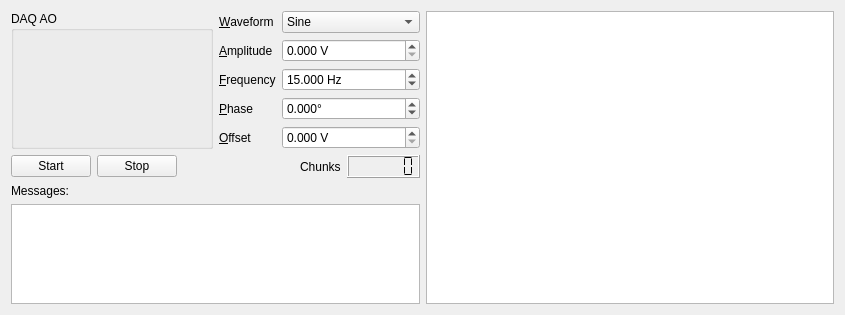
<?xml version="1.0" encoding="UTF-8"?>
<ui version="4.0">
 <class>Form</class>
 <widget class="QWidget" name="Form">
  <property name="geometry">
   <rect>
    <x>0</x>
    <y>0</y>
    <width>845</width>
    <height>315</height>
   </rect>
  </property>
  <property name="windowTitle">
   <string>Form</string>
  </property>
  <layout class="QHBoxLayout" name="horizontalLayout_4">
   <item>
    <layout class="QHBoxLayout" name="horizontalLayout_3">
     <item>
      <layout class="QVBoxLayout" name="verticalLayout">
       <item>
        <layout class="QHBoxLayout" name="horizontalLayout">
         <item>
          <widget class="QGroupBox" name="aoGroupBox">
           <property name="title">
            <string>DAQ AO</string>
           </property>
          </widget>
         </item>
         <item>
          <layout class="QFormLayout" name="formLayout">
           <item row="0" column="0">
            <widget class="QLabel" name="label_5">
             <property name="text">
              <string>&amp;Waveform</string>
             </property>
             <property name="buddy">
              <cstring>waveformCombo</cstring>
             </property>
            </widget>
           </item>
           <item row="0" column="1">
            <widget class="QComboBox" name="waveformCombo">
             <item>
              <property name="text">
               <string>Sine</string>
              </property>
             </item>
             <item>
              <property name="text">
               <string>Triangle</string>
              </property>
             </item>
             <item>
              <property name="text">
               <string>Sawtooth</string>
              </property>
             </item>
             <item>
              <property name="text">
               <string>Square</string>
              </property>
             </item>
            </widget>
           </item>
           <item row="1" column="0">
            <widget class="QLabel" name="label">
             <property name="text">
              <string>&amp;Amplitude</string>
             </property>
             <property name="buddy">
              <cstring>amplitudeSb</cstring>
             </property>
            </widget>
           </item>
           <item row="1" column="1">
            <widget class="QDoubleSpinBox" name="amplitudeSb">
             <property name="accelerated">
              <bool>true</bool>
             </property>
             <property name="keyboardTracking">
              <bool>false</bool>
             </property>
             <property name="suffix">
              <string> V</string>
             </property>
             <property name="decimals">
              <number>3</number>
             </property>
             <property name="maximum">
              <double>10.000000000000000</double>
             </property>
             <property name="singleStep">
              <double>0.001000000000000</double>
             </property>
            </widget>
           </item>
           <item row="2" column="0">
            <widget class="QLabel" name="label_3">
             <property name="text">
              <string>&amp;Frequency</string>
             </property>
             <property name="buddy">
              <cstring>frequencySb</cstring>
             </property>
            </widget>
           </item>
           <item row="2" column="1">
            <widget class="QDoubleSpinBox" name="frequencySb">
             <property name="accelerated">
              <bool>true</bool>
             </property>
             <property name="keyboardTracking">
              <bool>false</bool>
             </property>
             <property name="suffix">
              <string> Hz</string>
             </property>
             <property name="decimals">
              <number>3</number>
             </property>
             <property name="minimum">
              <double>0.010000000000000</double>
             </property>
             <property name="maximum">
              <double>2500.000000000000000</double>
             </property>
             <property name="singleStep">
              <double>0.001000000000000</double>
             </property>
             <property name="value">
              <double>15.000000000000000</double>
             </property>
            </widget>
           </item>
           <item row="3" column="0">
            <widget class="QLabel" name="label_4">
             <property name="text">
              <string>&amp;Phase</string>
             </property>
             <property name="buddy">
              <cstring>phaseSb</cstring>
             </property>
            </widget>
           </item>
           <item row="3" column="1">
            <widget class="QDoubleSpinBox" name="phaseSb">
             <property name="accelerated">
              <bool>true</bool>
             </property>
             <property name="keyboardTracking">
              <bool>false</bool>
             </property>
             <property name="suffix">
              <string>°</string>
             </property>
             <property name="decimals">
              <number>3</number>
             </property>
             <property name="minimum">
              <double>-360.000000000000000</double>
             </property>
             <property name="maximum">
              <double>360.000000000000000</double>
             </property>
             <property name="singleStep">
              <double>0.010000000000000</double>
             </property>
             <property name="value">
              <double>0.000000000000000</double>
             </property>
            </widget>
           </item>
           <item row="4" column="0">
            <widget class="QLabel" name="label_2">
             <property name="text">
              <string>&amp;Offset</string>
             </property>
             <property name="buddy">
              <cstring>offsetSb</cstring>
             </property>
            </widget>
           </item>
           <item row="4" column="1">
            <widget class="QDoubleSpinBox" name="offsetSb">
             <property name="accelerated">
              <bool>true</bool>
             </property>
             <property name="keyboardTracking">
              <bool>false</bool>
             </property>
             <property name="suffix">
              <string> V</string>
             </property>
             <property name="decimals">
              <number>3</number>
             </property>
             <property name="maximum">
              <double>10.000000000000000</double>
             </property>
             <property name="singleStep">
              <double>0.001000000000000</double>
             </property>
            </widget>
           </item>
          </layout>
         </item>
        </layout>
       </item>
       <item>
        <layout class="QHBoxLayout" name="horizontalLayout_2">
         <item>
          <widget class="QPushButton" name="startPb">
           <property name="text">
            <string>Start</string>
           </property>
          </widget>
         </item>
         <item>
          <widget class="QPushButton" name="stopPb">
           <property name="text">
            <string>Stop</string>
           </property>
          </widget>
         </item>
         <item>
          <spacer name="horizontalSpacer">
           <property name="orientation">
            <enum>Qt::Horizontal</enum>
           </property>
           <property name="sizeHint" stdset="0">
            <size>
             <width>40</width>
             <height>20</height>
            </size>
           </property>
          </spacer>
         </item>
         <item>
          <widget class="QLabel" name="label_7">
           <property name="text">
            <string>Chunks</string>
           </property>
          </widget>
         </item>
         <item>
          <widget class="QLCDNumber" name="chunkCounter">
           <property name="numDigits">
            <number>6</number>
           </property>
           <property name="digitCount">
            <number>6</number>
           </property>
           <property name="segmentStyle">
            <enum>QLCDNumber::Flat</enum>
           </property>
          </widget>
         </item>
        </layout>
       </item>
       <item>
        <widget class="QLabel" name="label_6">
         <property name="text">
          <string>Messages:</string>
         </property>
         <property name="buddy">
          <cstring>errorLog</cstring>
         </property>
        </widget>
       </item>
       <item>
        <widget class="QTextEdit" name="errorLog"/>
       </item>
      </layout>
     </item>
     <item>
      <widget class="PlotWidget" name="plot"/>
     </item>
    </layout>
   </item>
  </layout>
 </widget>
 <customwidgets>
  <customwidget>
   <class>PlotWidget</class>
   <extends>QGraphicsView</extends>
   <header>pyqtgraph</header>
  </customwidget>
 </customwidgets>
 <tabstops>
  <tabstop>waveformCombo</tabstop>
  <tabstop>amplitudeSb</tabstop>
  <tabstop>frequencySb</tabstop>
  <tabstop>phaseSb</tabstop>
  <tabstop>offsetSb</tabstop>
  <tabstop>startPb</tabstop>
  <tabstop>stopPb</tabstop>
  <tabstop>errorLog</tabstop>
  <tabstop>plot</tabstop>
 </tabstops>
 <resources/>
 <connections/>
</ui>
